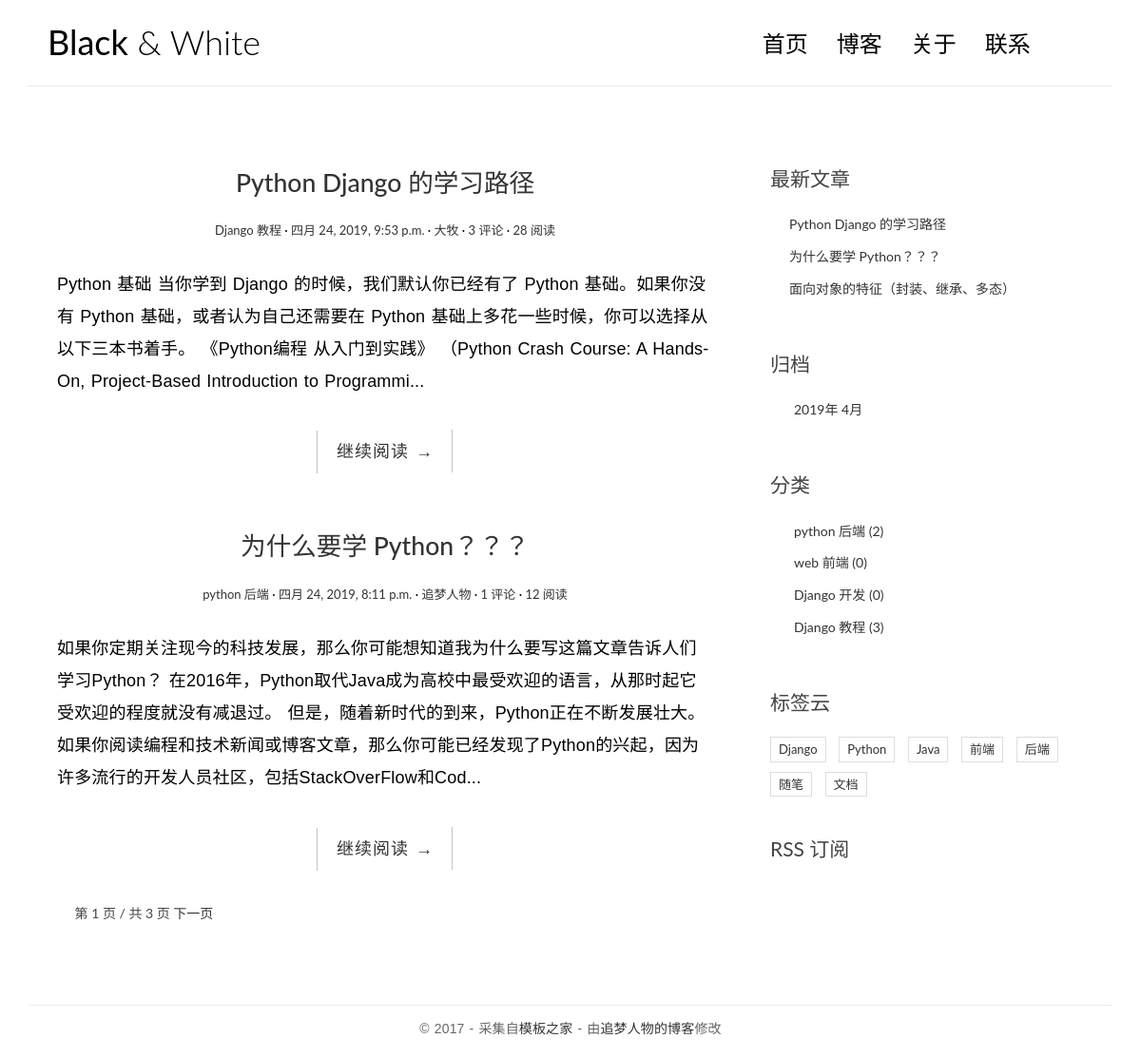
The app's page /blogs/ with its own data.
### blogs/models.py (models this page shows, shortened)
class Post(models.Model):
    author = models.ForeignKey(BlogUser,verbose_name='作者',on_delete=models.CASCADE)
    category = models.ForeignKey(BlogCategory,verbose_name='博客分类',on_delete=models.CASCADE,default=None)
    tags = models.ManyToManyField(Tags,verbose_name='标签')
    title = models.CharField('标题',max_length=50)
    content = models.TextField('内容')
    pub_date = models.DateTimeField('发布日期',auto_now_add=True)
    views = models.IntegerField('点击数',default=0)
    class Meta():
        db_table = 'post'
        verbose_name = '博客'
        verbose_name_plural = '博客'

class BlogCategory(models.Model):
    name = models.CharField('分类名称',max_length=20)
    class Meta():
        db_table = 'blogcategory'
        verbose_name = '博客分类'
        verbose_name_plural = '博客分类'
    def __str__(self):
        return self.name

class BlogUser(models.Model):
    user = models.CharField('昵称',max_length=20)
    class Meta():
        verbose_name = '用户'
        verbose_name_plural = '用户'
    def __str__(self):
        return self.user

class Tags(models.Model):
    name = models.CharField('标签名称',max_length=20)
    class Meta():
        db_table = 'tags'
        verbose_name = '标签'
        verbose_name_plural = '标签'

### blogs/views.py (the view)
def index(request):
    post = Post.objects.all().order_by('-pub_date')
    dates = post.dates('pub_date','month')
    categorys = BlogCategory.objects.all()
    tags = Tags.objects.all()
    pagintor = Paginator(post,2)
    page = request.GET.get('page')
    try:
        blogs = pagintor.page(page)
    except PageNotAnInteger:
        blogs = pagintor.page(1)
    except EmptyPage:
        blogs = pagintor.page(pagintor.num_pages)
    posts = Post.objects.all().order_by('-pub_date')[:3]
    return render(request,'blogs/index.html',{'post':blogs,'dates':dates,'categorys':categorys,
                                              'tags':tags,'posts':posts})

### templates/blogs/index.html (shortened to what this page needs)
<!DOCTYPE html>
<html>
<head>
    <link rel="stylesheet" href="/static/css/bootstrap.min.css">
    <link rel="stylesheet" href="http://code.ionicframework.com/ionicons/2.0.1/css/ionicons.min.css">
    <link rel="stylesheet" href="/static/css/pace.css">
    <link rel="stylesheet" href="/static/css/custom.css">
</head>
<body>
<div class="container">
    <header id="site-header">
        <div class="row">
            <div class="col-md-4 col-sm-5 col-xs-8">
                <div class="logo">
                    <h1><a href="index.html"><b>Black</b> &amp; White</a></h1>
                </div>
            </div>
            <div class="col-md-8 col-sm-7 col-xs-4">
                <nav class="main-nav" role="navigation">
                    <div class="collapse navbar-collapse" id="bs-example-navbar-collapse-1">
                        <ul class="nav navbar-nav navbar-right">
                            <li class="cl-effect-11"><a href="index.html" data-hover="首页">首页</a></li>
                            <li class="cl-effect-11"><a href="full_width.html" data-hover="博客">博客</a></li>
                            <li class="cl-effect-11"><a href="about.html" data-hover="关于">关于</a></li>
                            <li class="cl-effect-11"><a href="contact.html" data-hover="联系">联系</a></li>
                        </ul>
                    </div>
                </nav>
            </div>
        </div>
    </header>
</div>
<div class="content-body">
    <div class="container">
        <div class="row">
            <main class="col-md-8">
                {% for p in post %}
                <article class="post post-1">
                    <header class="entry-header">
                        <h1 class="entry-title">
                            <a href="{% url 'blogs:single' p.id %}">{{ p.title }}</a>
                        </h1>
                        <div class="entry-meta">
                            <span class="post-category"><a href="#">{{ p.category }}</a></span>
                            <span class="post-date"><a href="#"><time class="entry-date"
                                                                      datetime="2012-11-09T23:15:57+00:00">{{ p.pub_date }}</time></a></span>
                            <span class="post-author"><a href="#">{{ p.author }}</a></span>
                            <span class="comments-link"><a href="#">{{ p.comment_set.all.count }} 评论</a></span>
                            <span class="views-count"><a href="#">{{ p.views }} 阅读</a></span>
                        </div>
                    </header>
                    <div class="entry-content clearfix">
                        <p>{{ p.content|slice:'200' }}...</p>
                        <div class="read-more cl-effect-14">
                            <a href="{% url 'blogs:single' p.id %}" class="more-link">继续阅读 <span class="meta-nav">→</span></a>
                        </div>
                    </div>
                </article>
                {% empty %}
                    <h2>暂无文章</h2>
                {% endfor %}
                <div class="pagination">
                    <ul>
                        <span class="current">第 {{ post.number }} 页 / 共 {{ post.paginator.num_pages }} 页</span>
                        {% if post.has_next %}
                            <a href="?page={{ post.next_page_number }}">下一页</a>
                        {% endif %}
                    </ul>
                </div>
            </main>
            <aside class="col-md-4">
                <div class="widget widget-recent-posts">
                    <h3 class="widget-title">最新文章</h3>
                    <ul>
                        {% for post in posts %}
                            <li>
                                <a href="#">{{ post.title }}</a>
                            </li>
                        {% empty %}
                            暂无文章
                        {% endfor %}
                    </ul>
                </div>
                <div class="widget widget-archives">
                    <h3 class="widget-title">归档</h3>
                    <ul>
                        {% for date in dates %}
                            <li>
                            <a href="{% url 'blogs:archives' date.year date.month %}">
                                {{ date.year }}年 {{ date.month }}月
                            </a>
                            </li>
                        {% endfor %}
                    </ul>
                </div>
                <div class="widget widget-category">
                    <h3 class="widget-title">分类</h3>
                    <ul>
                        {% for cate in categorys %}
                        <li>
                            <a href="{% url 'blogs:category' cate.id %}">{{ cate.name }} <span class="post-count">({{ cate.post_set.all.count }})</span></a>
                        </li>
                        {% empty %}
                            暂无文章
                        {% endfor %}
                    </ul>
                </div>
                <div class="widget widget-tag-cloud">
                    <h3 class="widget-title">标签云</h3>
                    <ul>
                        {% for tag in tags %}
                            <li>
                                <a href="{% url 'blogs:tags' tag.id %}">{{ tag.name }}</a>
                            </li>
                        {% empty %}
                            暂无文章
                        {% endfor %}
                    </ul>
                </div>
                <div class="rss">
                    <a href=""> RSS 订阅</a>
                </div>
            </aside>
        </div>
    </div>
</div>
<footer id="site-footer">
    <div class="container">
        <div class="row">
            <div class="col-md-12">
                <p class="copyright">&copy 2017 - 采集自<a href="http://www.cssmoban.com/"
                                                        target="_blank" title="模板之家">模板之家</a>
                    - 由<a href="http://zmrenwu.com/" title="网页模板" target="_blank">追梦人物的博客</a>修改
                </p>
            </div>
        </div>
    </div>
</footer>
</body>
</html>

### static/css/custom.css (style rules this page uses)
* { outline: none; }
h1, h2, h3, h4, h5, h6 { margin-top: 0; }
b { font-weight: 400; }
a { color: #333; }
body { color: #444; font-family: 'Lato', sans-serif; }
p { font-family: 'Ubuntu', sans-serif; font-weight: 400; word-spacing: 1px; letter-spacing: 0.01em; }
#site-header { background-color: #FFF; padding: 25px 20px; margin-bottom: 40px; border-bottom: 1px solid #e7e7e7; }
.logo h1 a { color: #000; }
.logo h1 { margin: 0; font-family: 'Lato', sans-serif; font-weight: 300; }
.main-nav { margin-top: 11px; max-width: 95%; }
.main-nav a { color: #000000 !important; padding: 0 0 5px 0 !important; margin-right: 30px; font-family: 'Lato', sans-serif; font-weight: 300; font-size: 24px; }
.cl-effect-11 a { padding: 10px 0; color: #0972b4; text-shadow: none; }
.cl-effect-11 a::before { position: absolute; top: 0; left: 0; overflow: hidden; padding: 0 0 5px 0 !important; max-width: 0; border-bottom: 1px solid #000; color: #000; content: attr(data-hover); white-space: nowrap; -webkit-transition: max-width 0.5s; -moz-transition: max-width 0.5s; transition: max-width 0.5s; }
.content-body { padding-bottom: 4em; }
.post { background: #fff; padding: 30px 30px 0; }
.entry-title { text-align: center; font-size: 1.9em; margin-bottom: 20px; line-height: 1.6; padding: 10px 20px 0; }
.entry-meta { text-align: center; color: #DDDDDD; font-size: 13px; margin-bottom: 30px; }
.entry-content { font-size: 18px; line-height: 1.9; font-weight: 300; color: #000; }
.post-category::after, .post-date::after, .post-author::after, .comments-link::after { content: ' ·'; color: #000; }
.read-more { font-family: 'Ubuntu', sans-serif; font-weight: 400; word-spacing: 1px; letter-spacing: 0.01em; text-align: center; margin-top: 20px; }
.cl-effect-14 a { padding: 0 20px; height: 45px; line-height: 45px; position: relative; display: inline-block; margin: 15px 25px; letter-spacing: 1px; font-weight: 400; text-shadow: 0 0 1px rgba(255, 255, 255, 0.3); }
.cl-effect-14 a::before, .cl-effect-14 a::after { position: absolute; width: 45px; height: 1px; background: #C3C3C3; content: ''; -webkit-transition: all 0.3s; -moz-transition: all 0.3s; transition: all 0.3s; pointer-events: none; }
.cl-effect-14 a::before { top: 0; left: 0; -webkit-transform: rotate(90deg); -moz-transform: rotate(90deg); transform: rotate(90deg); -webkit-transform-origin: 0 0; -moz-transform-origin: 0 0; transform-origin: 0 0; }
.cl-effect-14 a::after { right: 0; bottom: 0; -webkit-transform: rotate(90deg); -moz-transform: rotate(90deg); transform: rotate(90deg); -webkit-transform-origin: 100% 0; -moz-transform-origin: 100% 0; transform-origin: 100% 0; }
.widget { background: #fff; padding: 30px 0 0; }
.widget-title { font-size: 1.5em; margin-bottom: 20px; line-height: 1.6; padding: 10px 0 0; font-weight: 400; }
.widget-recent-posts ul { padding: 0; margin: 0; padding-left: 20px; }
.widget-recent-posts ul li { list-style-type: none; position: relative; line-height: 170%; margin-bottom: 10px; }
.widget-recent-posts ul li::before { content: '\f3d3'; font-family: "Ionicons"; position: absolute; left: -17px; top: 3px; font-size: 16px; color: #000; }
.widget-archives ul { padding: 0; margin: 0; padding-left: 25px; }
.widget-archives ul li { list-style-type: none; position: relative; line-height: 170%; margin-bottom: 10px; }
.widget-archives ul li::before { content: '\f3f3'; font-family: "Ionicons"; position: absolute; left: -25px; top: 1px; font-size: 16px; color: #000; }
.widget-category ul { padding: 0; margin: 0; padding-left: 25px; }
.widget-category ul li { list-style-type: none; position: relative; line-height: 170%; margin-bottom: 10px; }
.widget-category ul li::before { content: '\f3fe'; font-family: "Ionicons"; position: absolute; left: -25px; top: 1px; font-size: 18px; color: #000; }
.widget-tag-cloud ul { padding: 0; margin: 0; margin-right: -10px; }
.widget-tag-cloud ul li { list-style-type: none; font-size: 13px; display: inline-block; margin-right: 10px; margin-bottom: 10px; padding: 3px 8px; border: 1px solid #ddd; }
.rss { font-size: 21px; margin-top: 30px; }
.rss a { color: #444; }
#site-footer { padding-top: 10px; padding: 0 0 1.5em 0; }
.copyright { text-align: center; padding-top: 1em; margin: 0; border-top: 1px solid #eee; color: #666; }
.pagination ul { list-style: none; }

### records on screen
Post: title "Python Django 的学习路径", category "Django 教程", pub_date "四月 24, 2019, 9:53 p.m.", author "大牧", comment_set.all.count "3", views "28", content "Python 基础 当你学到 Django 的时候，我们默认你已经有了 Python 基础。如果你没有 Python 基础，或者认为自己还需要在 Python 基础上多花一些时候，你可以选择从以下三本书着手。 《Python编程 从入门到实践》 （Python Crash Course: A Hands-On, Project-Based Introduction to Programmi"
Post: title "为什么要学 Python？？？", category "python 后端", pub_date "四月 24, 2019, 8:11 p.m.", author "追梦人物", comment_set.all.count "1", views "12", content "如果你定期关注现今的科技发展，那么你可能想知道我为什么要写这篇文章告诉人们学习Python？ 在2016年，Python取代Java成为高校中最受欢迎的语言，从那时起它受欢迎的程度就没有减退过。 但是，随着新时代的到来，Python正在不断发展壮大。如果你阅读编程和技术新闻或博客文章，那么你可能已经发现了Python的兴起，因为许多流行的开发人员社区，包括StackOverFlow和Cod"
Post: title "面向对象的特征（封装、继承、多态）"
BlogCategory: name "python 后端", post_set.all.count "2"
BlogCategory: name "web 前端", post_set.all.count "0"
BlogCategory: name "Django 开发", post_set.all.count "0"
BlogCategory: name "Django 教程", post_set.all.count "3"
Tags: name "Django"
Tags: name "Python"
Tags: name "Java"
Tags: name "前端"
Tags: name "后端"
Tags: name "随笔"
Tags: name "文档"

### other values on screen
{{ post.number }} "1"
{{ post.paginator.num_pages }} "3"
{{ date.year }} "2019"
{{ date.month }} "4"
